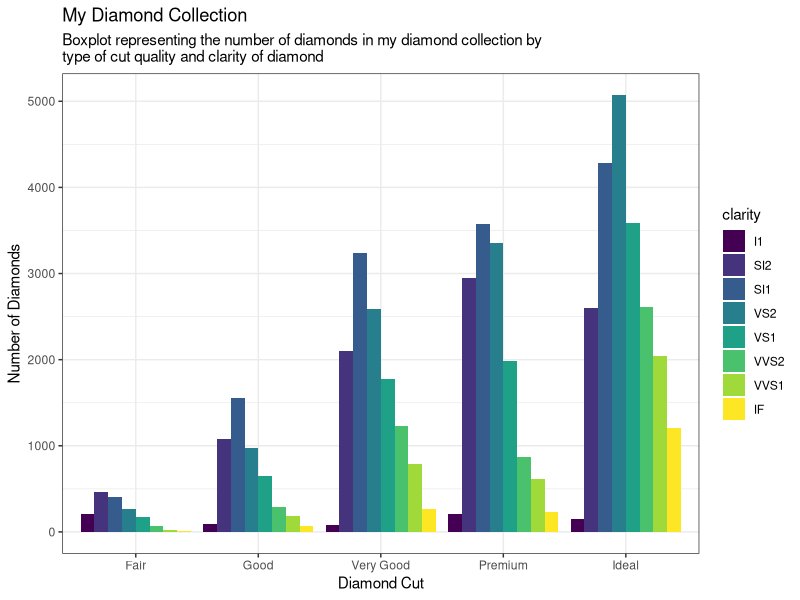
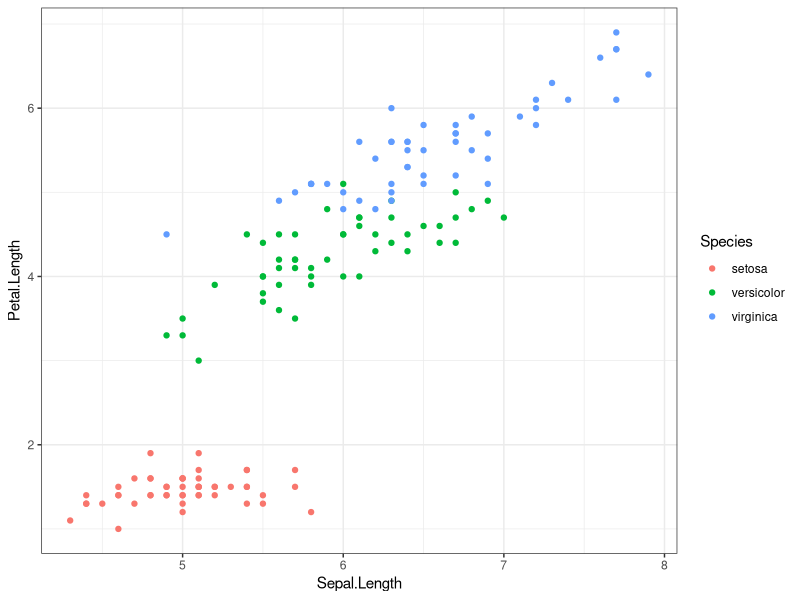
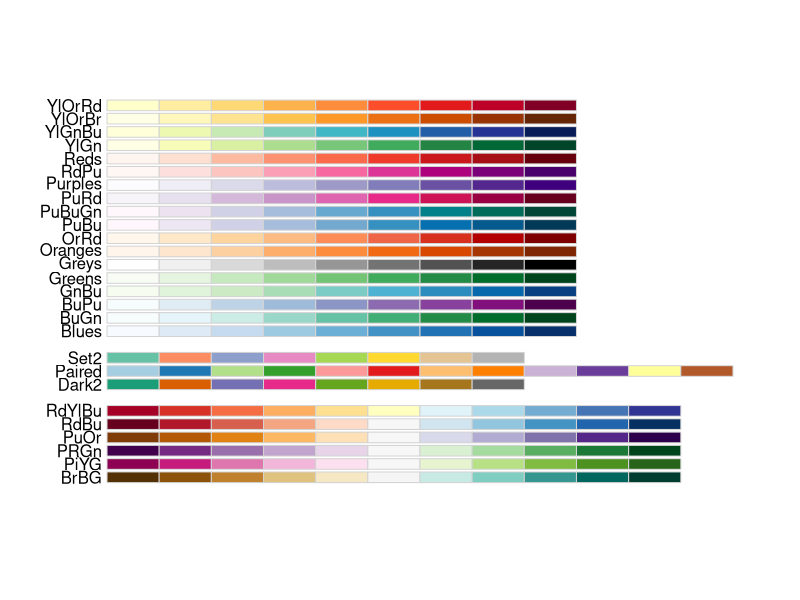

These figures' R source, in order:
## ---- chunk 1
knitr::opts_chunk$set(echo = FALSE)
## ---- chunk 2
library("ggplot2")
library("magrittr") #so I can do some piping
data("diamonds")
data("mpg")
data("iris")
theme_set(theme_bw()) #I'll give you this one, you can set the theme individually for graphs
#or you can set the theme for all the graphs using theme_set()
#theme_bw() is best theme (IMO)

#for graph 3:
library("ggrepel")


## ---- chunk 3
data("diamonds")
#hint think about the *position* the bars are in...

ggplot(diamonds, aes(cut, fill = clarity))+
  geom_bar(position = "dodge") +
  labs(title = "My Diamond Collection", subtitle = "Boxplot representing the number of diamonds in my diamond collection by \ntype of cut quality and clarity of diamond", x = "Diamond Cut", y = "Number of Diamonds")

## ---- chunk 4


## ---- chunk 5
data("iris")

ggplot(iris, aes(Sepal.Length, Petal.Length, color = Species))+
  geom_point(position = "dodge")

## ---- chunk 6

## ---- chunk 7
data("mpg")
corvette <- mpg[mpg$model == "corvette",]
#install
require("ggrepel") #useful for making text annotations better, hint hint
set.seed(42)
## ---- chunk 8

## ---- chunk 9
data(mpg)

#hint for the coloring, colorbrewer and you can set palette colors and make your graphs colorblind friendly
library(RColorBrewer)
display.brewer.all(colorblindFriendly = T) #take a look at the colorblindfriendly options
## ---- chunk 10
